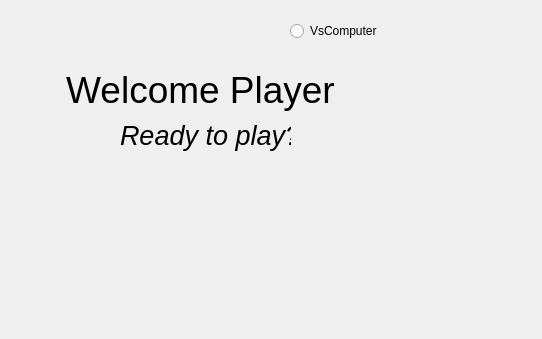
<?xml version="1.0" encoding="UTF-8"?>
<ui version="4.0">
 <class>StartWindowClass</class>
 <widget class="QWidget" name="StartWindowClass">
  <property name="geometry">
   <rect>
    <x>0</x>
    <y>0</y>
    <width>542</width>
    <height>339</height>
   </rect>
  </property>
  <property name="windowTitle">
   <string>StartWindow</string>
  </property>
  <widget class="QRadioButton" name="BotButton">
   <property name="geometry">
    <rect>
     <x>290</x>
     <y>20</y>
     <width>91</width>
     <height>22</height>
    </rect>
   </property>
   <property name="text">
    <string>VsComputer</string>
   </property>
  </widget>
  <widget class="QLabel" name="label">
   <property name="geometry">
    <rect>
     <x>60</x>
     <y>50</y>
     <width>281</width>
     <height>81</height>
    </rect>
   </property>
   <property name="font">
    <font>
     <pointsize>14</pointsize>
    </font>
   </property>
   <property name="toolTip">
    <string>&lt;html&gt;&lt;head/&gt;&lt;body&gt;&lt;p&gt;hhh&lt;/p&gt;&lt;/body&gt;&lt;/html&gt;</string>
   </property>
   <property name="text">
    <string>&lt;html&gt;&lt;head/&gt;&lt;body&gt;&lt;p align=&quot;center&quot;&gt;&lt;span style=&quot; font-size:28pt;&quot;&gt;Welcome Player&lt;/span&gt;&lt;/p&gt;&lt;/body&gt;&lt;/html&gt;</string>
   </property>
  </widget>
  <widget class="QLabel" name="label_2">
   <property name="geometry">
    <rect>
     <x>120</x>
     <y>110</y>
     <width>171</width>
     <height>51</height>
    </rect>
   </property>
   <property name="font">
    <font>
     <pointsize>11</pointsize>
    </font>
   </property>
   <property name="text">
    <string>&lt;html&gt;&lt;head/&gt;&lt;body&gt;&lt;p align=&quot;center&quot;&gt;&lt;span style=&quot; font-size:20pt; font-style:italic;&quot;&gt;Ready to play?&lt;/span&gt;&lt;/p&gt;&lt;/body&gt;&lt;/html&gt;</string>
   </property>
  </widget>
 </widget>
 <layoutdefault spacing="6" margin="11"/>
 <resources/>
 <connections/>
</ui>
